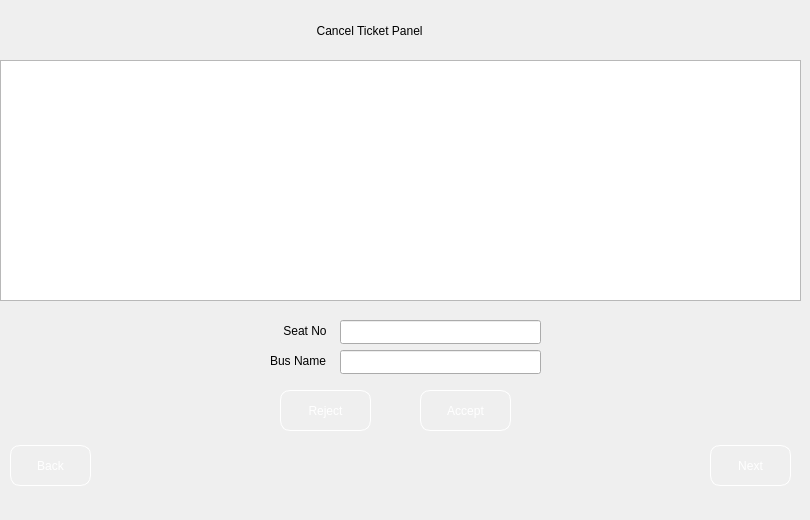
    <widget class="QWidget" name="Admin_cancel_ticket_page">
     <widget class="QTableView" name="tableView_5">
      <property name="geometry">
       <rect>
        <x>0</x>
        <y>60</y>
        <width>801</width>
        <height>241</height>
       </rect>
      </property>
      <property name="styleSheet">
       <string notr="true">background-image: url(:/image/E:/project pic/white.jpeg);</string>
      </property>
      <property name="sizeAdjustPolicy">
       <enum>QAbstractScrollArea::AdjustToContents</enum>
      </property>
      <property name="alternatingRowColors">
       <bool>false</bool>
      </property>
      <property name="selectionMode">
       <enum>QAbstractItemView::NoSelection</enum>
      </property>
      <property name="gridStyle">
       <enum>Qt::DotLine</enum>
      </property>
      <attribute name="horizontalHeaderVisible">
       <bool>true</bool>
      </attribute>
     </widget>
     <widget class="QLabel" name="label_19">
      <property name="geometry">
       <rect>
        <x>310</x>
        <y>10</y>
        <width>201</width>
        <height>41</height>
       </rect>
      </property>
      <property name="styleSheet">
       <string notr="true">background-image: url(:/image/E:/project pic/jonathan-borba-T5jzpRTVF1U-unsplash.jpg);
font: 700 15pt &quot;Segoe UI&quot;;</string>
      </property>
      <property name="text">
       <string>  Cancel Ticket Panel</string>
      </property>
     </widget>
     <widget class="QLabel" name="label_39">
      <property name="geometry">
       <rect>
        <x>250</x>
        <y>310</y>
        <width>371</width>
        <height>131</height>
       </rect>
      </property>
      <property name="styleSheet">
       <string notr="true">background-image: url(:/image/E:/project pic/Black_colour.jpg);</string>
      </property>
      <property name="text">
       <string/>
      </property>
     </widget>
     <widget class="QLineEdit" name="Admin_cancel_ticket_seat_input">
      <property name="geometry">
       <rect>
        <x>340</x>
        <y>320</y>
        <width>201</width>
        <height>24</height>
       </rect>
      </property>
      <property name="styleSheet">
       <string notr="true">font: 700 9pt &quot;Segoe UI&quot;;
background-image: url(:/image/E:/project pic/white.jpeg);</string>
      </property>
     </widget>
     <widget class="QLineEdit" name="Admin_cancel_ticket_bus_input">
      <property name="geometry">
       <rect>
        <x>340</x>
        <y>350</y>
        <width>201</width>
        <height>24</height>
       </rect>
      </property>
      <property name="styleSheet">
       <string notr="true">font: 700 9pt &quot;Segoe UI&quot;;
background-image: url(:/image/E:/project pic/white.jpeg);</string>
      </property>
     </widget>
     <widget class="QLabel" name="label_40">
      <property name="geometry">
       <rect>
        <x>280</x>
        <y>320</y>
        <width>51</width>
        <height>21</height>
       </rect>
      </property>
      <property name="styleSheet">
       <string notr="true">font: 700 9pt &quot;Segoe UI&quot;;
background-image: url(:/image/E:/project pic/white.jpeg);</string>
      </property>
      <property name="text">
       <string> Seat No</string>
      </property>
     </widget>
     <widget class="QLabel" name="label_41">
      <property name="geometry">
       <rect>
        <x>270</x>
        <y>350</y>
        <width>61</width>
        <height>21</height>
       </rect>
      </property>
      <property name="styleSheet">
       <string notr="true">font: 700 9pt &quot;Segoe UI&quot;;
background-image: url(:/image/E:/project pic/white.jpeg);</string>
      </property>
      <property name="text">
       <string>Bus Name</string>
      </property>
     </widget>
     <widget class="QPushButton" name="Cancel_accept_button">
      <property name="geometry">
       <rect>
        <x>420</x>
        <y>390</y>
        <width>91</width>
        <height>41</height>
       </rect>
      </property>
      <property name="styleSheet">
       <string notr="true">font: 700 9pt &quot;Segoe UI&quot;;
image: url(:/new/prefix1/ImageC/button4.png);
border-style: solid;
 border-width:1px;
 border-radius:10px;
 max-width:200px;
 max-height:200px;
 min-width:0px;
 min-height:0px;
color: rgb(255, 255, 255);</string>
      </property>
      <property name="text">
       <string>Accept</string>
      </property>
     </widget>
     <widget class="QPushButton" name="Cancel_reject_button">
      <property name="geometry">
       <rect>
        <x>280</x>
        <y>390</y>
        <width>91</width>
        <height>41</height>
       </rect>
      </property>
      <property name="styleSheet">
       <string notr="true">font: 700 9pt &quot;Segoe UI&quot;;
image: url(:/new/prefix1/ImageC/button4.png);
border-style: solid;
 border-width:1px;
 border-radius:10px;
 max-width:200px;
 max-height:200px;
 min-width:0px;
 min-height:0px;
color: rgb(255, 255, 255);</string>
      </property>
      <property name="text">
       <string>Reject</string>
      </property>
     </widget>
     <widget class="QPushButton" name="Admin_profile_back_button_2">
      <property name="geometry">
       <rect>
        <x>10</x>
        <y>445</y>
        <width>81</width>
        <height>41</height>
       </rect>
      </property>
      <property name="styleSheet">
       <string notr="true">image: url(:/new/prefix1/ImageC/button4.png);
border-style: solid;
 border-width:1px;
 border-radius:10px;
 max-width:200px;
 max-height:200px;
 min-width:0px;
 min-height:0px;
color: rgb(255, 255, 255);</string>
      </property>
      <property name="text">
       <string>Back</string>
      </property>
     </widget>
     <widget class="QPushButton" name="Admin_next_button_3">
      <property name="geometry">
       <rect>
        <x>710</x>
        <y>445</y>
        <width>81</width>
        <height>41</height>
       </rect>
      </property>
      <property name="styleSheet">
       <string notr="true">font: 700 9pt &quot;Segoe UI&quot;;
image: url(:/new/prefix1/ImageC/button4.png);
border-style: solid;
 border-width:1px;
 border-radius:10px;
 max-width:200px;
 max-height:200px;
 min-width:0px;
 min-height:0px;
color: rgb(255, 255, 255);</string>
      </property>
      <property name="text">
       <string>Next</string>
      </property>
     </widget>
     <widget class="QLabel" name="label_43">
      <property name="geometry">
       <rect>
        <x>0</x>
        <y>0</y>
        <width>801</width>
        <height>511</height>
       </rect>
      </property>
      <property name="text">
       <string/>
      </property>
      <property name="pixmap">
       <pixmap resource="ResourceC.qrc">:/new/prefix1/ImageC/bl3.png</pixmap>
      </property>
      <property name="scaledContents">
       <bool>true</bool>
      </property>
     </widget>
     <zorder>label_43</zorder>
     <zorder>tableView_5</zorder>
     <zorder>label_19</zorder>
     <zorder>label_39</zorder>
     <zorder>Admin_cancel_ticket_seat_input</zorder>
     <zorder>Admin_cancel_ticket_bus_input</zorder>
     <zorder>label_40</zorder>
     <zorder>label_41</zorder>
     <zorder>Cancel_accept_button</zorder>
     <zorder>Cancel_reject_button</zorder>
     <zorder>Admin_profile_back_button_2</zorder>
     <zorder>Admin_next_button_3</zorder>
    </widget>
